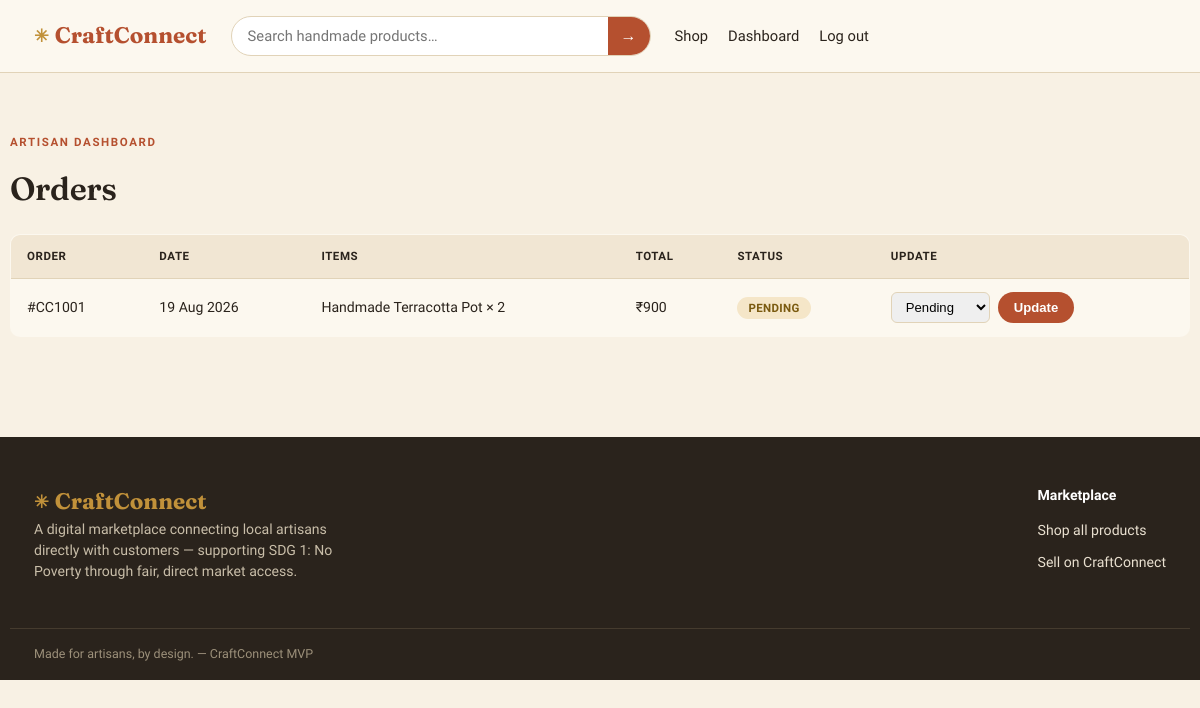
Before: /artisan/orders (signed in) with the older database file.
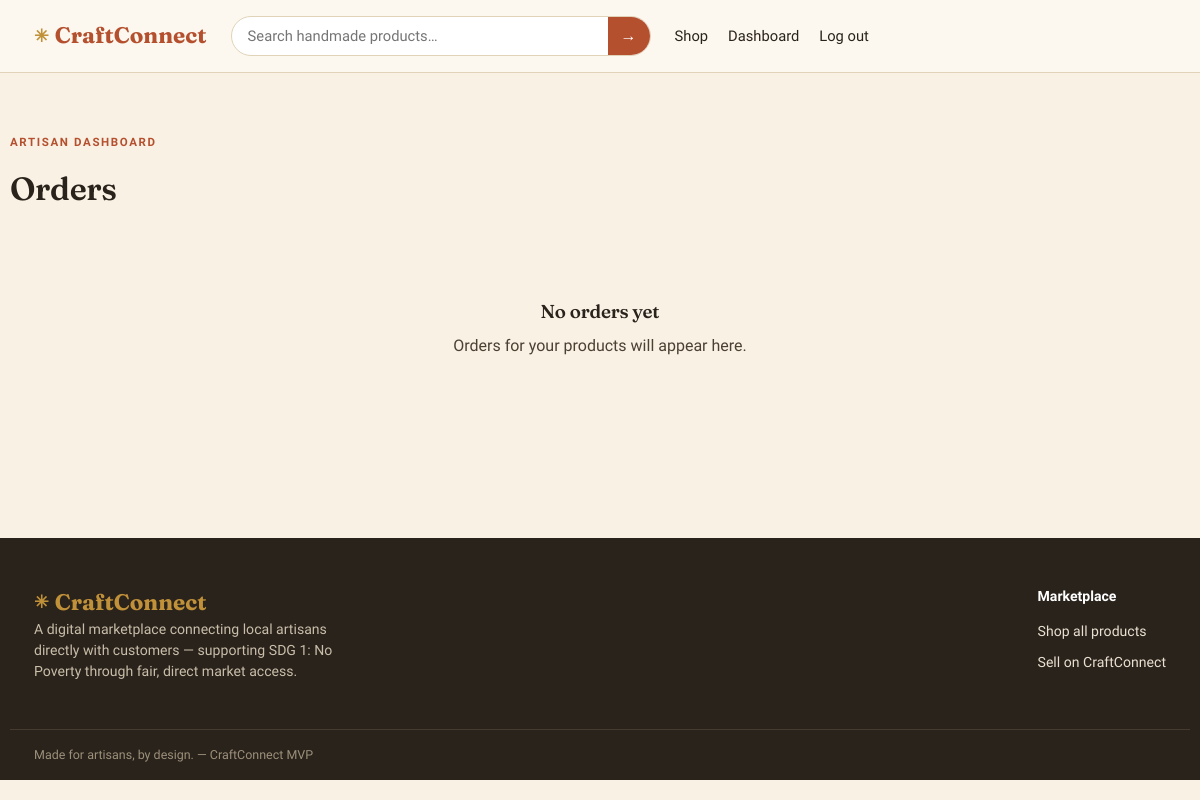
After: the same page with the newer database file.
### models.py (models this page shows, shortened)
class Order(db.Model):
    __tablename__ = "orders"
    id = db.Column(db.Integer, primary_key=True)
    customer_id = db.Column(db.Integer, db.ForeignKey("users.id"), nullable=False)
    total_amount = db.Column(db.Float, nullable=False)
    payment_method = db.Column(db.String(30), default="COD")
    payment_status = db.Column(db.String(20), default="PENDING")  # PENDING / SUCCESS
    order_status = db.Column(db.String(20), default="Pending")  # Pending/Preparing/Shipped/Delivered
    shipping_address = db.Column(db.String(255), default="")
    created_at = db.Column(db.DateTime, default=datetime.utcnow)
    items = db.relationship("OrderItem", backref="order", lazy=True)

class OrderItem(db.Model):
    __tablename__ = "order_items"
    id = db.Column(db.Integer, primary_key=True)
    order_id = db.Column(db.Integer, db.ForeignKey("orders.id"), nullable=False)
    product_id = db.Column(db.Integer, db.ForeignKey("products.id"), nullable=False)
    artisan_id = db.Column(db.Integer, db.ForeignKey("artisans.id"), nullable=False)
    quantity = db.Column(db.Integer, nullable=False, default=1)
    price = db.Column(db.Float, nullable=False)
    product = db.relationship("Product")

class Product(db.Model):
    __tablename__ = "products"
    id = db.Column(db.Integer, primary_key=True)
    artisan_id = db.Column(db.Integer, db.ForeignKey("artisans.id"), nullable=False)
    category_id = db.Column(db.Integer, db.ForeignKey("categories.id"), nullable=True)
    name = db.Column(db.String(160), nullable=False)
    description = db.Column(db.Text, default="")
    price = db.Column(db.Float, nullable=False)
    stock = db.Column(db.Integer, default=0)
    image = db.Column(db.String(255), default="")
    status = db.Column(db.String(20), default="active")  # active / inactive
    created_at = db.Column(db.DateTime, default=datetime.utcnow)
    reviews = db.relationship("Review", backref="product", lazy=True)

### app.py (the view)
    @app.route("/artisan/orders")
    @login_required
    @role_required("artisan")
    def artisan_orders():
        artisan = current_user.artisan_profile
        items = OrderItem.query.filter_by(artisan_id=artisan.id).all()
        order_ids = sorted({i.order_id for i in items}, reverse=True)
        orders = Order.query.filter(Order.id.in_(order_ids)).all() if order_ids else []
        orders.sort(key=lambda o: o.created_at, reverse=True)
        return render_template("artisan_orders.html", orders=orders, artisan_id=artisan.id)

### templates/artisan_orders.html (shortened to what this page needs)
{% extends "base.html" %}
{% block content %}
<div class="wrap dash-header">
  <span class="eyebrow">Artisan dashboard</span>
  <h1>Orders</h1>
</div>
<div class="wrap section" style="padding-top:0">
  {% if orders %}
  <table class="data-table">
    <thead><tr><th>Order</th><th>Date</th><th>Items</th><th>Total</th><th>Status</th><th>Update</th></tr></thead>
    <tbody>
      {% for o in orders %}
      <tr>
        <td>#CC{{ 1000 + o.id }}</td>
        <td>{{ o.created_at.strftime('%d %b %Y') }}</td>
        <td>
          {% for i in o.items %}{% if i.artisan_id == artisan_id %}{{ i.product.name }} × {{ i.quantity }}<br>{% endif %}{% endfor %}
        </td>
        <td>₹{{ "%.0f"|format(o.total_amount) }}</td>
        <td><span class="badge badge-{{ o.order_status|lower }}">{{ o.order_status }}</span></td>
        <td>
          <form action="{{ url_for('artisan_update_order_status', order_id=o.id) }}" method="post" class="status-form">
            <select name="status">
              {% for s in ["Pending","Preparing","Shipped","Delivered"] %}
              <option value="{{ s }}" {% if o.order_status == s %}selected{% endif %}>{{ s }}</option>
              {% endfor %}
            </select>
            <button type="submit" class="btn btn-small">Update</button>
          </form>
        </td>
      </tr>
      {% endfor %}
    </tbody>
  </table>
  {% else %}
  <div class="empty-state">
    <h3>No orders yet</h3>
    <p>Orders for your products will appear here.</p>
  </div>
  {% endif %}
</div>
{% endblock %}

Changed rows visible on the page:
removed Order: 1000+o.id "1001", created_at "19 Aug 2026", total_amount "900", order_status "PENDING", status "Pending"
removed OrderItem: product.name "Handmade Terracotta Pot", quantity "2"
Other visible differences:
text no longer shown: "ORDER DATE ITEMS TOTAL STATUS UPDATE"
text now shown: "No orders yet Orders for your products will appear here."
